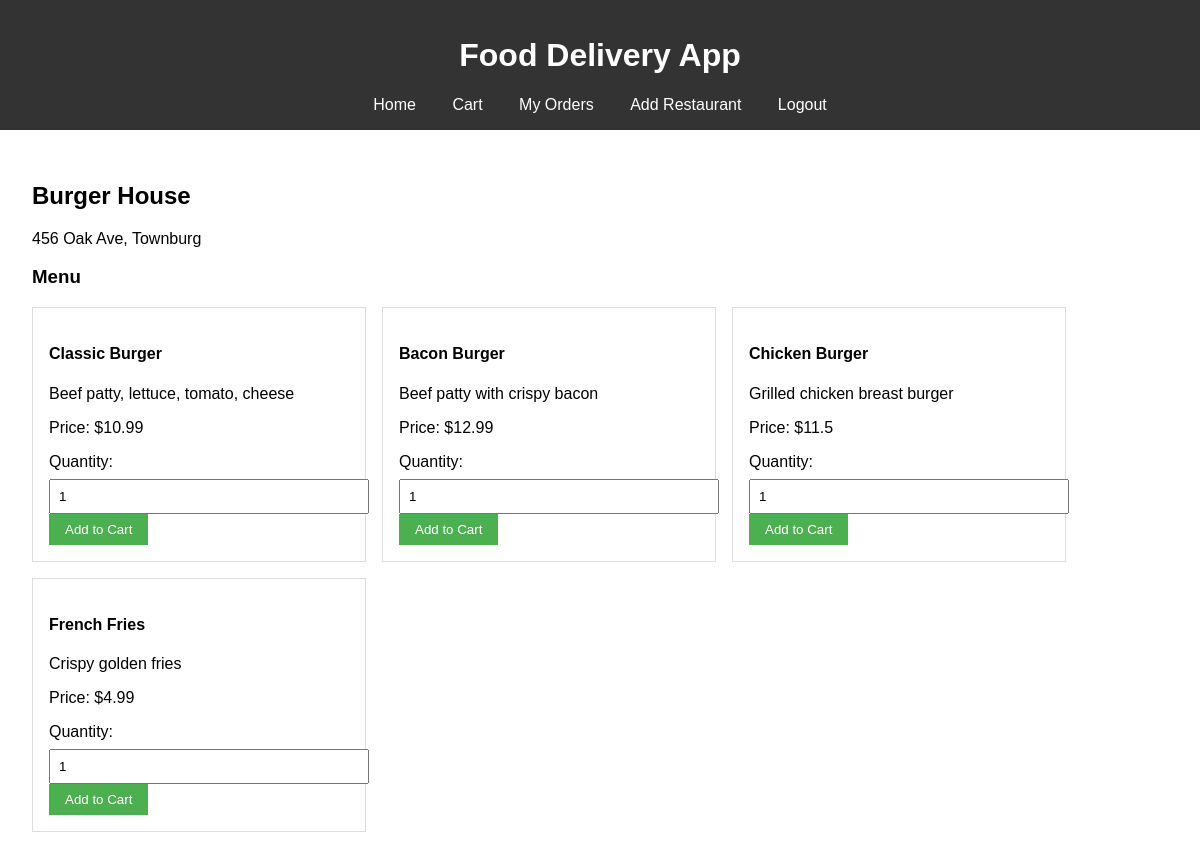
The app's page /restaurant/2 (signed in) with its own data.
### app.py (models this page shows)
class Restaurant(db.Model):
    id = db.Column(db.Integer, primary_key=True)
    name = db.Column(db.String(150), nullable=False)
    address = db.Column(db.String(300), nullable=False)
    owner_id = db.Column(db.Integer, db.ForeignKey('user.id'), nullable=False)

class MenuItem(db.Model):
    id = db.Column(db.Integer, primary_key=True)
    name = db.Column(db.String(150), nullable=False)
    description = db.Column(db.Text)
    price = db.Column(db.Float, nullable=False)
    restaurant_id = db.Column(db.Integer, db.ForeignKey('restaurant.id'), nullable=False)

### app.py (the view)
@app.route('/restaurant/<int:restaurant_id>')
@login_required
def restaurant_menu(restaurant_id):
    restaurant = Restaurant.query.get_or_404(restaurant_id)
    menu_items = MenuItem.query.filter_by(restaurant_id=restaurant_id).all()
    return render_template('restaurant.html', restaurant=restaurant, menu_items=menu_items)

### app.py (called while the page is built)
@login_manager.user_loader
def load_user(user_id):
    return User.query.get(int(user_id))

### templates/restaurant.html (shortened to what this page needs)
{% extends "base.html" %}
{% block content %}
<h2>{{ restaurant.name }}</h2>
<p>{{ restaurant.address }}</p>
<h3>Menu</h3>
<div class="menu">
    {% for item in menu_items %}
        <div class="menu-item">
            <h4>{{ item.name }}</h4>
            <p>{{ item.description }}</p>
            <p>Price: ${{ item.price }}</p>
            <form method="POST" action="{{ url_for('add_to_cart', item_id=item.id) }}">
                <label for="quantity">Quantity:</label>
                <input type="number" id="quantity" name="quantity" value="1" min="1">
                <button type="submit">Add to Cart</button>
            </form>
        </div>
    {% endfor %}
</div>
{% endblock %}

### static/style.css (style rules this page uses)
body { font-family: Arial, sans-serif; margin: 0; padding: 0; }
.restaurants, .menu, .cart-items, .orders { display: flex; flex-wrap: wrap; gap: 1rem; }
.restaurant-card, .menu-item, .cart-item, .order-card { border: 1px solid #ddd; padding: 1rem; width: 300px; }
button { background-color: #4CAF50; color: white; padding: 0.5rem 1rem; border: none; cursor: pointer; }
form { max-width: 400px; }
label { display: block; margin-top: 1rem; }
input, textarea, select { width: 100%; padding: 0.5rem; margin-top: 0.5rem; }

### records on screen
Restaurant: name "Burger House", address "456 Oak Ave, Townburg"
MenuItem: name "Classic Burger", description "Beef patty, lettuce, tomato, cheese", price "10.99"
MenuItem: name "Bacon Burger", description "Beef patty with crispy bacon", price "12.99"
MenuItem: name "Chicken Burger", description "Grilled chicken breast burger", price "11.5"
MenuItem: name "French Fries", description "Crispy golden fries", price "4.99"
